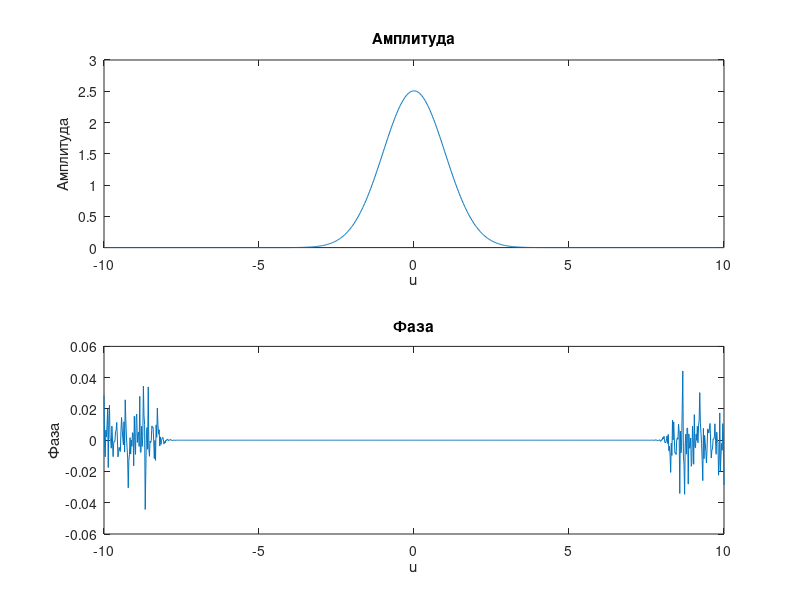

Recreate this plot in MATLAB.
% Параметры гауссова пучка
sigma = 1; % Ширина гауссова пучка
N = 1024; % Количество точек
x = linspace(-10, 10, N); % Диапазон x
u = linspace(-10, 10, N); % Диапазон u

% Гауссов пучок
f = exp(-x.^2 / (2 * sigma^2));

% Финитное преобразование Фурье методом прямоугольников
F = zeros(size(u));
dx = x(2) - x(1);

for k = 1:length(u)
    integrand = f .* exp(-1i * u(k) * x);
    F(k) = sum(integrand) * dx;
end

% Амплитуда и фаза
amplitude = abs(F);
phase = angle(F);

% Построение графиков
figure;
subplot(2, 1, 1);
plot(u, amplitude);
title('Амплитуда');
xlabel('u');
ylabel('Амплитуда');

subplot(2, 1, 2);
plot(u, phase);
title('Фаза');
xlabel('u');
ylabel('Фаза');
